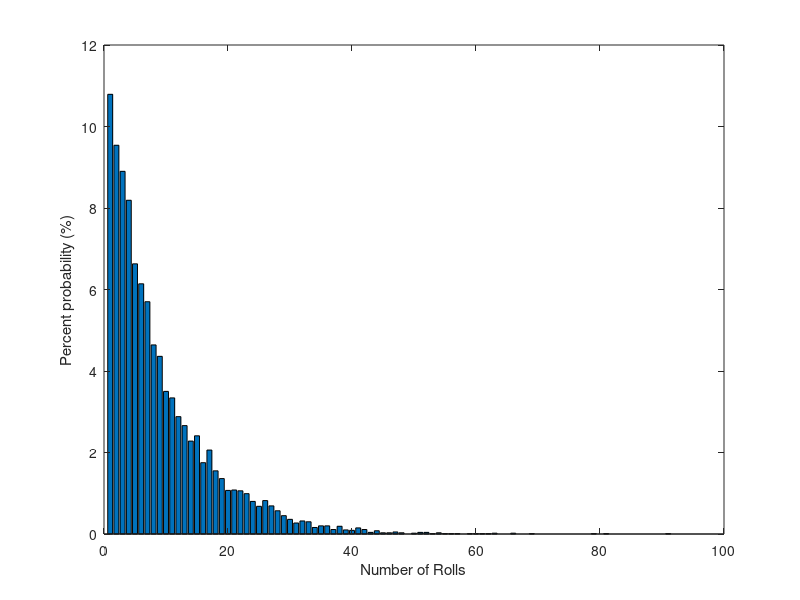

Here is the MATLAB script that generated this plot:
%This program generates a histogram that represents the number of rolls
%required of two dice before a sum of 9 appears
repeats = 10000;

for t=1:repeats
    sum=0;
    dice = 0;
    %Will keep rolling 2 dice until sum is 9 
    while sum~=9
        x=randi(6);
        y=randi(6);
        sum=x+y;
        dice=dice+1;
    end
    %plots on the histogram how much dice it took
    Plot(t)=dice;
    dice=0;
end
%generates histogram
i=1:max(Plot);
[x,n]=hist(Plot,i);
bar(n,x*100/repeats);
xlabel('Number of Rolls');
ylabel('Percent probability (%)');